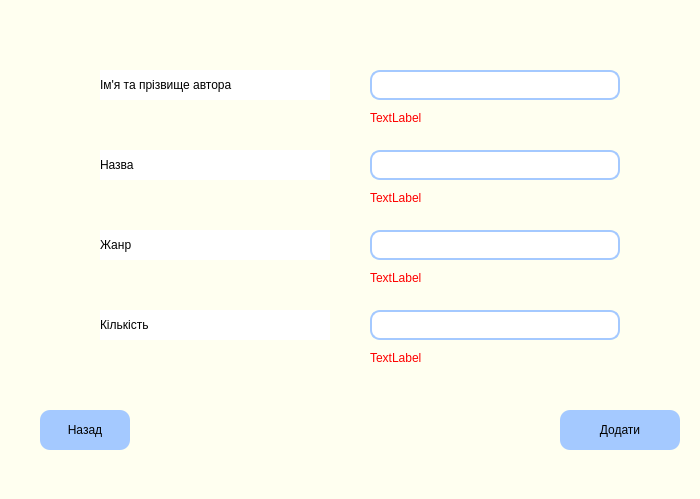
<?xml version="1.0" encoding="UTF-8"?>
<ui version="4.0">
 <class>NewBook</class>
 <widget class="QWidget" name="NewBook">
  <property name="geometry">
   <rect>
    <x>0</x>
    <y>0</y>
    <width>700</width>
    <height>499</height>
   </rect>
  </property>
  <property name="windowTitle">
   <string>Form</string>
  </property>
  <property name="styleSheet">
   <string notr="true">background-color: rgb(255, 255, 240);</string>
  </property>
  <widget class="QPushButton" name="register_button">
   <property name="geometry">
    <rect>
     <x>560</x>
     <y>410</y>
     <width>120</width>
     <height>40</height>
    </rect>
   </property>
   <property name="styleSheet">
    <string notr="true">border-radius: 10px;
border-color: rgb(0, 0, 0);
background-color: rgb(164, 201, 255);
font: 12pt &quot;Arial&quot;;
</string>
   </property>
   <property name="text">
    <string>Додати</string>
   </property>
  </widget>
  <widget class="QPushButton" name="back_button">
   <property name="geometry">
    <rect>
     <x>40</x>
     <y>410</y>
     <width>90</width>
     <height>40</height>
    </rect>
   </property>
   <property name="styleSheet">
    <string notr="true">border-radius: 10px;
border-color: rgb(0, 0, 0);
background-color: rgb(164, 201, 255);
font: 12pt &quot;Arial&quot;;
</string>
   </property>
   <property name="text">
    <string>Назад</string>
   </property>
  </widget>
  <widget class="QLabel" name="label_5">
   <property name="geometry">
    <rect>
     <x>100</x>
     <y>230</y>
     <width>230</width>
     <height>30</height>
    </rect>
   </property>
   <property name="styleSheet">
    <string notr="true">font: 14pt &quot;Arial&quot;;
background-color: white;</string>
   </property>
   <property name="text">
    <string>Жанр</string>
   </property>
  </widget>
  <widget class="QLabel" name="label">
   <property name="geometry">
    <rect>
     <x>100</x>
     <y>70</y>
     <width>230</width>
     <height>30</height>
    </rect>
   </property>
   <property name="styleSheet">
    <string notr="true">font: 14pt &quot;Arial&quot;;
background-color: white;</string>
   </property>
   <property name="text">
    <string>Ім'я та прізвище автора</string>
   </property>
  </widget>
  <widget class="QLabel" name="label_4">
   <property name="geometry">
    <rect>
     <x>100</x>
     <y>310</y>
     <width>230</width>
     <height>30</height>
    </rect>
   </property>
   <property name="styleSheet">
    <string notr="true">font: 14pt &quot;Arial&quot;;
background-color: white;</string>
   </property>
   <property name="text">
    <string>Кількість</string>
   </property>
  </widget>
  <widget class="QLabel" name="label_3">
   <property name="geometry">
    <rect>
     <x>100</x>
     <y>150</y>
     <width>230</width>
     <height>30</height>
    </rect>
   </property>
   <property name="styleSheet">
    <string notr="true">font: 14pt &quot;Arial&quot;;
background-color: white;</string>
   </property>
   <property name="text">
    <string>Назва</string>
   </property>
  </widget>
  <widget class="QLineEdit" name="number">
   <property name="geometry">
    <rect>
     <x>370</x>
     <y>310</y>
     <width>250</width>
     <height>30</height>
    </rect>
   </property>
   <property name="styleSheet">
    <string notr="true">border-radius: 10px;
font: 12pt &quot;Arial&quot;;
border: 2px solid rgb(164, 201, 255);
background-color: white;
</string>
   </property>
  </widget>
  <widget class="QLineEdit" name="genre">
   <property name="geometry">
    <rect>
     <x>370</x>
     <y>230</y>
     <width>250</width>
     <height>30</height>
    </rect>
   </property>
   <property name="styleSheet">
    <string notr="true">border-radius: 10px;
font: 12pt &quot;Arial&quot;;
border: 2px solid rgb(164, 201, 255);
background-color: white;
</string>
   </property>
  </widget>
  <widget class="QLineEdit" name="title">
   <property name="geometry">
    <rect>
     <x>370</x>
     <y>150</y>
     <width>250</width>
     <height>30</height>
    </rect>
   </property>
   <property name="styleSheet">
    <string notr="true">border-radius: 10px;
font: 12pt &quot;Arial&quot;;
border: 2px solid rgb(164, 201, 255);
background-color: white;
</string>
   </property>
  </widget>
  <widget class="QLineEdit" name="name">
   <property name="geometry">
    <rect>
     <x>370</x>
     <y>70</y>
     <width>250</width>
     <height>30</height>
    </rect>
   </property>
   <property name="styleSheet">
    <string notr="true">border-radius: 10px;
font: 12pt &quot;Arial&quot;;
border: 2px solid rgb(164, 201, 255);
background-color: white;
</string>
   </property>
  </widget>
  <widget class="QLabel" name="name_issue">
   <property name="geometry">
    <rect>
     <x>370</x>
     <y>100</y>
     <width>200</width>
     <height>35</height>
    </rect>
   </property>
   <property name="styleSheet">
    <string notr="true">color: red;
font: 12pt &quot;Arial&quot;;</string>
   </property>
   <property name="text">
    <string>TextLabel</string>
   </property>
  </widget>
  <widget class="QLabel" name="title_issue">
   <property name="geometry">
    <rect>
     <x>370</x>
     <y>180</y>
     <width>200</width>
     <height>35</height>
    </rect>
   </property>
   <property name="styleSheet">
    <string notr="true">color: red;
font: 12pt &quot;Arial&quot;;</string>
   </property>
   <property name="text">
    <string>TextLabel</string>
   </property>
  </widget>
  <widget class="QLabel" name="genre_issue">
   <property name="geometry">
    <rect>
     <x>370</x>
     <y>260</y>
     <width>200</width>
     <height>35</height>
    </rect>
   </property>
   <property name="styleSheet">
    <string notr="true">color: red;
font: 12pt &quot;Arial&quot;;</string>
   </property>
   <property name="text">
    <string>TextLabel</string>
   </property>
  </widget>
  <widget class="QLabel" name="number_issue">
   <property name="geometry">
    <rect>
     <x>370</x>
     <y>340</y>
     <width>200</width>
     <height>35</height>
    </rect>
   </property>
   <property name="styleSheet">
    <string notr="true">color: red;
font: 12pt &quot;Arial&quot;;</string>
   </property>
   <property name="text">
    <string>TextLabel</string>
   </property>
  </widget>
 </widget>
 <resources/>
 <connections/>
</ui>
